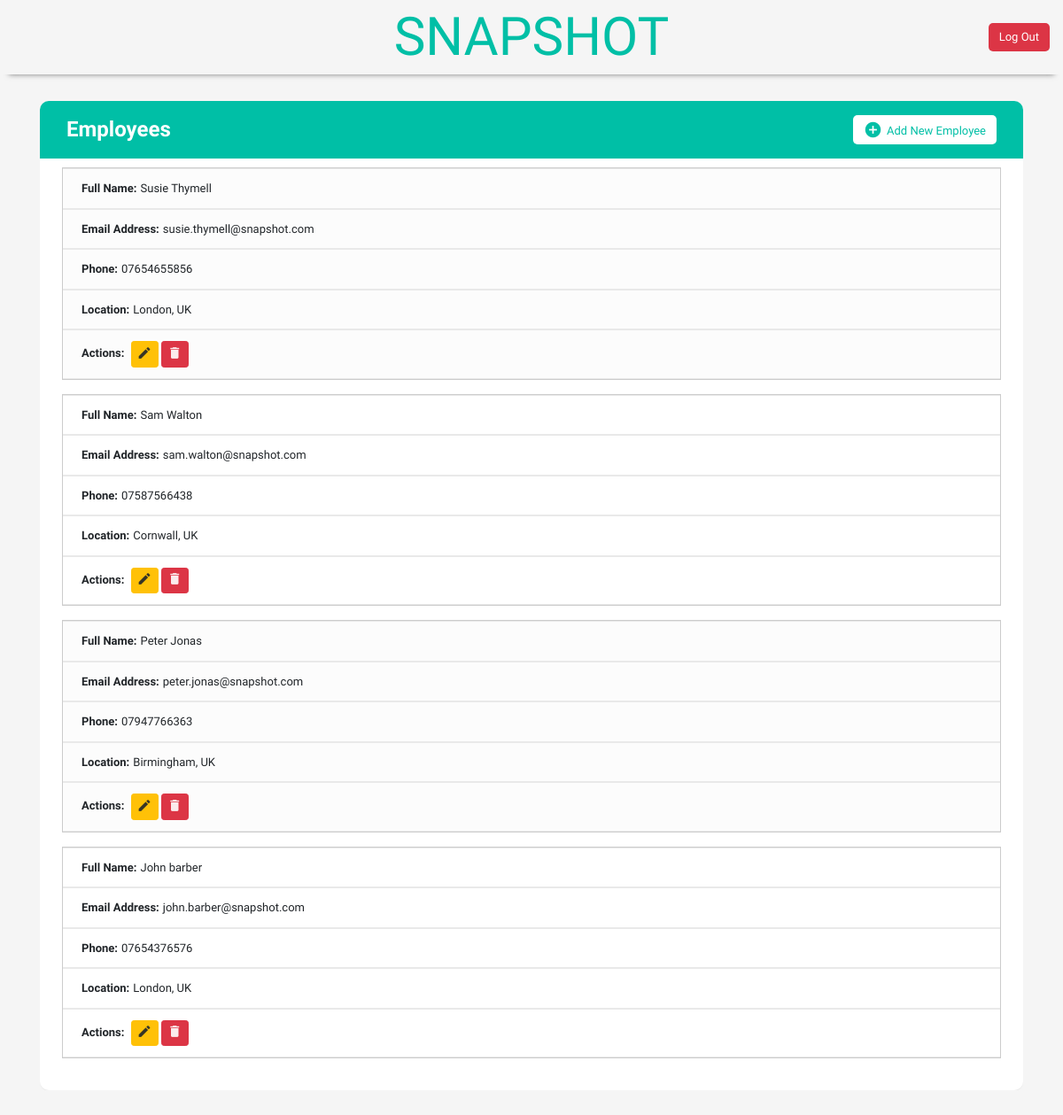
Screenshot of / (signed in) with the database file from the repository.
### contacts/models.py (models this page shows, shortened)
class EmployeeModel(models.Model):
    id = models.UUIDField(primary_key=True, default=uuid.uuid4, editable=False)
    fullname = models.CharField(max_length=200)
    email = models.EmailField()
    phone_regex = RegexValidator(regex=r'^\+?1?\d{9,15}$', message="Phone number must be entered in the format: '+999999999'. Up to 13 digits allowed.")
    phone = models.CharField(validators=[phone_regex], max_length=15, blank=True)
    location = models.CharField(max_length=50, null=True, blank=True)

### contacts/views.py (the view)
# urls.py: path('', home, name='home'),
@login_required
def home(request):
    employees = EmployeeModel.objects.all()
    return render(request, 'home.html', {'employees': employees})

### templates/home.html (shortened to what this page needs)
{% extends '_base.html' %}
{% load static %}
{% block content %}
	<div class="container-xl">
		<div class="table-responsive">
			<div class="table-wrapper">
	      <div class="table-title">
	        <div class="row">
	          <div class="col-sm-6">
	            <h2><b>Employees</b></h2>
	          </div>
	          <div class="col-sm-6">
	            <button type="button"
	                class="btn btn-warning employee-create" data-url="{% url 'create_view' %}">
	                <i class="material-icons">&#xE147;</i><span>Add New Employee</span>
	            </button>
	          </div>
	        </div>
	      </div>
	      <table class="table table-striped table-hover" id="EmployeeTable">
	        <tbody>
	          {% include 'includes/list_employees.html' %}
	        </tbody>
	      </table>
	    </div>
	  </div>
	</div>
{% endblock %}

### templates/_base.html (shortened to what this page needs)
{% load static %}
<!DOCTYPE html>
<html lang="en">
  <head>
    <link rel="stylesheet" href="https://stackpath.bootstrapcdn.com/bootstrap/4.5.2/css/bootstrap.min.css">
  	<link rel="stylesheet" href="https://maxcdn.bootstrapcdn.com/bootstrap/4.0.0-beta.3/css/bootstrap.min.css">
  	<link rel="stylesheet" href="https://maxcdn.bootstrapcdn.com/font-awesome/4.7.0/css/font-awesome.min.css">
    <link rel="stylesheet" href="{% static 'css/style.css' %}">
  </head>
  <body>
    <header>
      <nav class="navbar navbar-expand-md">
        <div class="container-fluid justify-content-between">
          <a id='nb-header' href="" class="navbar-brand">SNAPSHOT</a>
          <a href="{% url 'account_logout' %}" class="ml-auto"><button id='logout-btn' class="btn btn-danger">Log Out</button></a>
        </div>
      </nav>
    </header>
    {% block content %}
    {% endblock %}
  </body>
</html>

### templates/includes/list_employees.html
{% for emp in employees %}
  <tr>
    <td>{{ emp.fullname }}</td>
    <td>{{ emp.email }}</td>
    <td>{{ emp.phone }}</td>
    <td>{{ emp.location }}</td>
    <td>
      <button type="button" class="btn btn-warning btn-sm employee-update" data-url="{% url 'update_view' emp.id %}">
        <i class="material-icons" data-toggle="tooltip" title="Edit">&#xE254;</i>
      </button>
      <button type="button" class="btn btn-danger btn-sm employee-delete" data-url="{% url 'delete_view' emp.id %}">
        <i class="material-icons" data-toggle="tooltip" title="Delete">&#xE872;</i>
      </button>
    </td>
  </tr>
{% empty %}
  <tr>
    <td colspan="8" class="text-center">No Employee Details</td>
  </tr>
{% endfor %}

### contacts/static/css/style.css (style rules this page uses)
* { padding: 0; margin:0; box-sizing: border-box; }
body { color: #566787; background: #f5f5f5; font-family: 'Varela Round', sans-serif; font-size: 13px; }
.navbar { padding: 2em 0 !important; box-shadow: 0 10px 6px -10px #777; }
#nb-header { font-size: 60px; position: absolute; left: 50%; transform: translateX(-50%); font-family: 'Recursive', sans-serif; color: #00BFA6; }
#logout-btn { font-size:13px; border: none; min-width: 50px; border-radius: 5px; }
.table tbody tr td:nth-child(5) button { padding: 1px; }
.table tbody tr td:nth-child(5) button i { padding-top: 2.5px; font-size: 17px; }
.table-responsive { margin: 30px 0; }
.table-wrapper { min-width:1000; background: #fff; padding: 20px 25px; border-radius: 10px; box-shadow: 0 1px 1px rgba(0,0,0,0.05) }
.table-title { background: #00BFA6; color: #fff; padding: 16px 30px; margin: -20px -25px 10px; border-radius: 10px 10px 0 0; }
.table-title h2 { margin: 2px 0 0; font-size: 24px; }
.table-title .btn { background: #fff; color: #00BFA6; float: right; font-size:13px; border: none; min-width: 50px; border-radius: 5px; outline: none!important; margin-left:10px; }
.table-title .btn i { float: left; font-size: 21px; margin-right: 5px; }
.table-title .btn span { float:left; padding-top: 2px; }
table.table tr th, table.table tr td { border-color: #e9e9e9; padding: 12px 15px; vertical-align: middle; }
table.table-striped tbody tr:nth-of-type(odd) { background-color: #fcfcfc; }
table.table td:last-child i { opacity: 0.9; font-size: 22px; margin: 0 5px; }
table.table td i { font-size: 19px; }
@media only screen
  and (max-width: 760px), (min-device-width: 768px)
  and (max-device-width: 1024px) { table, thead, tbody, th, td, tr { display: block; } }
@media only screen
  and (max-width: 760px), (min-device-width: 768px)
  and (max-device-width: 1024px) { tr { margin: 0 0 1rem 0; border: 1px solid #ccc; } }
@media only screen
  and (max-width: 760px), (min-device-width: 768px)
  and (max-device-width: 1024px) { tr:nth-child(odd) { background: #ccc; } }
@media only screen
  and (max-width: 760px), (min-device-width: 768px)
  and (max-device-width: 1024px) { td { border: none; border-bottom: 1px solid #eee; position: relative; padding-left: 50%; } }
@media only screen
  and (max-width: 760px), (min-device-width: 768px)
  and (max-device-width: 1024px) { td:before { position:relative; top: 0; left: 6px; width: 45%; padding-right: 10px; white-space: nowrap; font-weight: bold; } }
@media only screen
  and (max-width: 760px), (min-device-width: 768px)
  and (max-device-width: 1024px) { td:nth-of-type(1):before { content: "Full Name:"; } }
@media only screen
  and (max-width: 760px), (min-device-width: 768px)
  and (max-device-width: 1024px) { td:nth-of-type(2):before { content: "Email Address:"; } }
@media only screen
  and (max-width: 760px), (min-device-width: 768px)
  and (max-device-width: 1024px) { td:nth-of-type(3):before { content: "Phone:"; } }
@media only screen
  and (max-width: 760px), (min-device-width: 768px)
  and (max-device-width: 1024px) { td:nth-of-type(4):before { content: "Location:"; } }
@media only screen
  and (max-width: 760px), (min-device-width: 768px)
  and (max-device-width: 1024px) { td:nth-of-type(5):before { content: "Actions:"; } }

### rows the page displays
EmployeeModel: fullname "Susie Thymell", email "susie.thymell@snapshot.com", phone "07654655856", location "London, UK"
EmployeeModel: fullname "Sam Walton", email "sam.walton@snapshot.com", phone "07587566438", location "Cornwall, UK"
EmployeeModel: fullname "Peter Jonas", email "peter.jonas@snapshot.com", phone "07947766363", location "Birmingham, UK"
EmployeeModel: fullname "John barber", email "john.barber@snapshot.com", phone "07654376576", location "London, UK"
